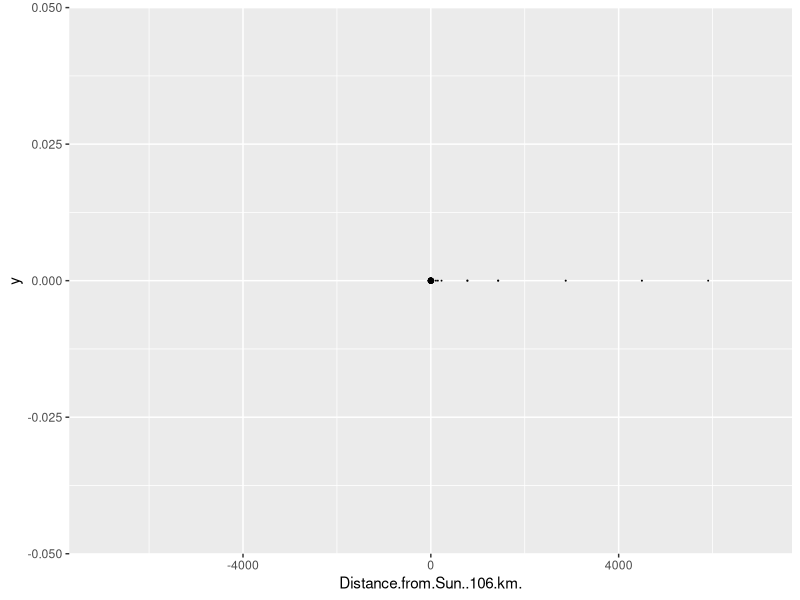

The R script that drew this image:
setwd('/Users/nickjolly/Documents/cautious-happiness/planets')
planets <- read.csv('planets.csv', row.names=1)

planets$Ring.System. <- factor(planets$Ring.System.)
planets$Global.Magnetic.Field. <- factor(planets$Global.Magnetic.Field.)
moon <- planets[4,]
planets <- planets[-4,]
sun <- 1.3927

library(ggplot2)

planets$Distance.from.Sun..106.km. <- as.numeric(planets$Distance.from.Sun..106.km.)

ggplot(planets, aes(Distance.from.Sun..106.km., 0)) +
  geom_point(size=planets$Diameter..km./(10^6)) +
  geom_point(aes(0,0), size=sun) +
  xlim(-7000, 7000)


planets
planets[-4,]
